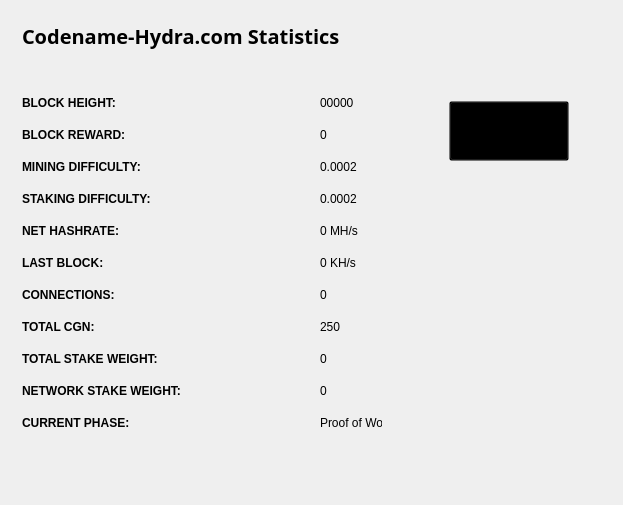
<?xml version="1.0" encoding="UTF-8"?>
<ui version="4.0">
 <class>StatisticsPage</class>
 <widget class="QWidget" name="StatisticsPage">
  <property name="windowModality">
   <enum>Qt::NonModal</enum>
  </property>
  <property name="geometry">
   <rect>
    <x>0</x>
    <y>0</y>
    <width>623</width>
    <height>505</height>
   </rect>
  </property>
  <property name="windowTitle">
   <string>Digging</string>
  </property>
  <property name="styleSheet">
   <string notr="true">color:#ffffff;
font-family:'Open Sans,sans-serif';</string>
  </property>
  <layout class="QGridLayout" name="gridLayout">
   <property name="sizeConstraint">
    <enum>QLayout::SetMaximumSize</enum>
   </property>
   <item row="0" column="1">
    <widget class="QFrame" name="frame">
     <property name="minimumSize">
      <size>
       <width>213</width>
       <height>0</height>
      </size>
     </property>
     <property name="styleSheet">
      <string notr="true">color: rgb(0, 0, 0);</string>
     </property>
     <property name="frameShape">
      <enum>QFrame::NoFrame</enum>
     </property>
     <property name="frameShadow">
      <enum>QFrame::Raised</enum>
     </property>
     <widget class="QPushButton" name="startButton">
      <property name="geometry">
       <rect>
        <x>50</x>
        <y>90</y>
        <width>120</width>
        <height>60</height>
       </rect>
      </property>
      <property name="sizePolicy">
       <sizepolicy hsizetype="Fixed" vsizetype="Fixed">
        <horstretch>0</horstretch>
        <verstretch>0</verstretch>
       </sizepolicy>
      </property>
      <property name="minimumSize">
       <size>
        <width>120</width>
        <height>60</height>
       </size>
      </property>
      <property name="styleSheet">
       <string notr="true">background:transparent; color: rgb(0, 0, 0);</string>
      </property>
      <property name="text">
       <string>Update Statistics</string>
      </property>
     </widget>
    </widget>
   </item>
   <item row="0" column="0">
    <widget class="QFrame" name="gridFrame_2">
     <layout class="QGridLayout" name="gridLayout_4">
      <item row="3" column="0">
       <layout class="QFormLayout" name="formLayout_2">
        <property name="fieldGrowthPolicy">
         <enum>QFormLayout::FieldsStayAtSizeHint</enum>
        </property>
        <property name="horizontalSpacing">
         <number>139</number>
        </property>
        <property name="verticalSpacing">
         <number>18</number>
        </property>
        <property name="rightMargin">
         <number>0</number>
        </property>
        <item row="1" column="0">
         <widget class="QLabel" name="label_14">
          <property name="styleSheet">
           <string notr="true">color: rgb(0, 0, 0);</string>
          </property>
          <property name="text">
           <string>&lt;html&gt;&lt;head/&gt;&lt;body&gt;&lt;p&gt;&lt;span style=&quot; font-weight:600; color: rgb(0, 0, 0);;&quot;&gt;BLOCK HEIGHT:&lt;/span&gt;&lt;/p&gt;&lt;/body&gt;&lt;/html&gt;</string>
          </property>
         </widget>
        </item>
        <item row="1" column="1">
         <widget class="QLabel" name="heightBox">
          <property name="styleSheet">
           <string notr="true">color: rgb(0, 0, 0);</string>
          </property>
          <property name="text">
           <string>00000</string>
          </property>
         </widget>
        </item>
        <item row="2" column="0">
         <widget class="QLabel" name="label_12">
          <property name="styleSheet">
           <string notr="true">color: rgb(0, 0, 255);</string>
          </property>
          <property name="text">
           <string>&lt;html&gt;&lt;head/&gt;&lt;body&gt;&lt;p&gt;&lt;span style=&quot; font-weight:600; color: rgb(0, 0, 0);;&quot;&gt;BLOCK REWARD:&lt;/span&gt;&lt;/p&gt;&lt;/body&gt;&lt;/html&gt;</string>
          </property>
         </widget>
        </item>
        <item row="2" column="1">
         <widget class="QLabel" name="rewardBox">
          <property name="styleSheet">
           <string notr="true">color: rgb(0, 0, 0);</string>
          </property>
          <property name="text">
           <string>0</string>
          </property>
         </widget>
        </item>
        <item row="3" column="0">
         <widget class="QLabel" name="label_13">
          <property name="styleSheet">
           <string notr="true">color: rgb(0, 0, 255);</string>
          </property>
          <property name="text">
           <string>&lt;html&gt;&lt;head/&gt;&lt;body&gt;&lt;p&gt;&lt;span style=&quot; font-weight:600; color: rgb(0, 0, 0);;&quot;&gt;MINING DIFFICULTY:&lt;/span&gt;&lt;/p&gt;&lt;/body&gt;&lt;/html&gt;</string>
          </property>
         </widget>
        </item>
        <item row="3" column="1">
         <widget class="QLabel" name="diffBox">
          <property name="styleSheet">
           <string notr="true">color: rgb(0, 0, 0);</string>
          </property>
          <property name="text">
           <string>0.0002</string>
          </property>
         </widget>
        </item>
        <item row="4" column="0">
         <widget class="QLabel" name="label_9">
          <property name="styleSheet">
           <string notr="true">color: rgb(0, 0, 255);</string>
          </property>
          <property name="text">
           <string>&lt;html&gt;&lt;head/&gt;&lt;body&gt;&lt;p&gt;&lt;span style=&quot; font-weight:600; color: rgb(0, 0, 0);;&quot;&gt;STAKING DIFFICULTY:&lt;/span&gt;&lt;/p&gt;&lt;/body&gt;&lt;/html&gt;</string>
          </property>
         </widget>
        </item>
        <item row="4" column="1">
         <widget class="QLabel" name="diffBox2">
          <property name="styleSheet">
           <string notr="true">color: rgb(0, 0, 0);</string>
          </property>
          <property name="text">
           <string>0.0002</string>
          </property>
         </widget>
        </item>
        <item row="5" column="1">
         <widget class="QLabel" name="pawrateBox">
          <property name="styleSheet">
           <string notr="true">color: rgb(0, 0, 0);</string>
          </property>
          <property name="text">
           <string>0 MH/s</string>
          </property>
         </widget>
        </item>
        <item row="6" column="0">
         <widget class="QLabel" name="label3_2">
          <property name="sizePolicy">
           <sizepolicy hsizetype="Preferred" vsizetype="Maximum">
            <horstretch>0</horstretch>
            <verstretch>0</verstretch>
           </sizepolicy>
          </property>
          <property name="styleSheet">
           <string notr="true">color: rgb(0, 0, 255);</string>
          </property>
          <property name="text">
           <string>&lt;html&gt;&lt;head/&gt;&lt;body&gt;&lt;p&gt;&lt;span style=&quot; font-weight:600; color: rgb(0, 0, 0);;&quot;&gt;LAST BLOCK:&lt;/span&gt;&lt;/p&gt;&lt;/body&gt;&lt;/html&gt;</string>
          </property>
         </widget>
        </item>
        <item row="6" column="1">
         <widget class="QLabel" name="localBox">
          <property name="styleSheet">
           <string notr="true">color: rgb(0, 0, 0);</string>
          </property>
          <property name="text">
           <string>0 KH/s</string>
          </property>
         </widget>
        </item>
        <item row="7" column="0">
         <widget class="QLabel" name="label1_2">
          <property name="styleSheet">
           <string notr="true">color: rgb(0, 0, 255);</string>
          </property>
          <property name="text">
           <string>&lt;html&gt;&lt;head/&gt;&lt;body&gt;&lt;p&gt;&lt;span style=&quot; font-weight:600; color: rgb(0, 0, 0);;&quot;&gt;CONNECTIONS:&lt;/span&gt;&lt;/p&gt;&lt;/body&gt;&lt;/html&gt;</string>
          </property>
         </widget>
        </item>
        <item row="7" column="1">
         <widget class="QLabel" name="connectionBox">
          <property name="styleSheet">
           <string notr="true">color: rgb(0, 0, 0);</string>
          </property>
          <property name="text">
           <string>0</string>
          </property>
         </widget>
        </item>
        <item row="8" column="0">
         <widget class="QLabel" name="label_8">
          <property name="styleSheet">
           <string notr="true">color: rgb(0, 0, 255);</string>
          </property>
          <property name="text">
           <string>&lt;html&gt;&lt;head/&gt;&lt;body&gt;&lt;p&gt;&lt;span style=&quot; font-weight:600; color: rgb(0, 0, 0);;&quot;&gt;TOTAL CGN:&lt;/span&gt;&lt;/p&gt;&lt;/body&gt;&lt;/html&gt;</string>
          </property>
         </widget>
        </item>
        <item row="8" column="1">
         <widget class="QLabel" name="volumeBox">
          <property name="styleSheet">
           <string notr="true">color: rgb(0, 0, 0);</string>
          </property>
          <property name="text">
           <string>250</string>
          </property>
         </widget>
        </item>
        <item row="9" column="0">
         <widget class="QLabel" name="label_10">
          <property name="styleSheet">
           <string notr="true">color: rgb(0, 0, 255);</string>
          </property>
          <property name="text">
           <string>&lt;html&gt;&lt;head/&gt;&lt;body&gt;&lt;p&gt;&lt;span style=&quot; font-weight:600; color: rgb(0, 0, 0);;&quot;&gt;TOTAL STAKE WEIGHT:&lt;/span&gt;&lt;/p&gt;&lt;/body&gt;&lt;/html&gt;</string>
          </property>
         </widget>
        </item>
        <item row="9" column="1">
         <widget class="QLabel" name="minBox">
          <property name="styleSheet">
           <string notr="true">color: rgb(0, 0, 0);</string>
          </property>
          <property name="text">
           <string>0</string>
          </property>
         </widget>
        </item>
        <item row="10" column="0">
         <widget class="QLabel" name="label_11">
          <property name="styleSheet">
           <string notr="true">color: rgb(0, 0, 255);</string>
          </property>
          <property name="text">
           <string>&lt;html&gt;&lt;head/&gt;&lt;body&gt;&lt;p&gt;&lt;span style=&quot; font-weight:600; color: rgb(0, 0, 0);;&quot;&gt;NETWORK STAKE WEIGHT:&lt;/span&gt;&lt;/p&gt;&lt;/body&gt;&lt;/html&gt;</string>
          </property>
         </widget>
        </item>
        <item row="10" column="1">
         <widget class="QLabel" name="maxBox">
          <property name="styleSheet">
           <string notr="true">color: rgb(0, 0, 0);</string>
          </property>
          <property name="text">
           <string>0</string>
          </property>
         </widget>
        </item>
        <item row="11" column="0">
         <widget class="QLabel" name="label_15">
          <property name="styleSheet">
           <string notr="true">color: rgb(0, 0, 255);</string>
          </property>
          <property name="text">
           <string>&lt;html&gt;&lt;head/&gt;&lt;body&gt;&lt;p&gt;&lt;span style=&quot; font-weight:600; color: rgb(0, 0, 0);;&quot;&gt;CURRENT PHASE:&lt;/span&gt;&lt;/p&gt;&lt;/body&gt;&lt;/html&gt;</string>
          </property>
         </widget>
        </item>
        <item row="11" column="1">
         <widget class="QLabel" name="cBox">
          <property name="styleSheet">
           <string notr="true">color: rgb(0, 0, 0);</string>
          </property>
          <property name="text">
           <string>Proof of Work</string>
          </property>
         </widget>
        </item>
        <item row="5" column="0">
         <widget class="QLabel" name="label_16">
          <property name="styleSheet">
           <string notr="true">color: rgb(0, 0, 255);</string>
          </property>
          <property name="text">
           <string>&lt;html&gt;&lt;head/&gt;&lt;body&gt;&lt;p&gt;&lt;span style=&quot; font-weight:600; color: rgb(0, 0, 0);;&quot;&gt;NET HASHRATE:&lt;/span&gt;&lt;/p&gt;&lt;/body&gt;&lt;/html&gt;</string>
          </property>
         </widget>
        </item>
       </layout>
      </item>
      <item row="1" column="0">
       <layout class="QHBoxLayout" name="horizontalLayout_4">
        <property name="spacing">
         <number>7</number>
        </property>
        <item>
         <widget class="QLabel" name="label_5">
          <property name="font">
           <font>
            <family>Open Sans,sans-serif</family>
           </font>
          </property>
          <property name="styleSheet">
           <string notr="true">color: rgb(0, 0, 0);</string>
          </property>
          <property name="text">
           <string>&lt;html&gt;&lt;head/&gt;&lt;body&gt;&lt;p&gt;&lt;span style=&quot; font-size:20px; font-weight:600; color: rgb(0, 0, 0);;&quot;&gt;Codename-Hydra.com Statistics&lt;/span&gt;&lt;/p&gt;&lt;/body&gt;&lt;/html&gt;</string>
          </property>
         </widget>
        </item>
        <item>
         <spacer name="horizontalSpacer_2">
          <property name="orientation">
           <enum>Qt::Horizontal</enum>
          </property>
          <property name="sizeHint" stdset="0">
           <size>
            <width>40</width>
            <height>20</height>
           </size>
          </property>
         </spacer>
        </item>
       </layout>
      </item>
      <item row="2" column="0">
       <spacer name="verticalSpacer_2">
        <property name="orientation">
         <enum>Qt::Vertical</enum>
        </property>
        <property name="sizeHint" stdset="0">
         <size>
          <width>20</width>
          <height>40</height>
         </size>
        </property>
       </spacer>
      </item>
     </layout>
    </widget>
   </item>
   <item row="1" column="0">
    <spacer name="verticalSpacer">
     <property name="orientation">
      <enum>Qt::Vertical</enum>
     </property>
     <property name="sizeHint" stdset="0">
      <size>
       <width>20</width>
       <height>40</height>
      </size>
     </property>
    </spacer>
   </item>
  </layout>
 </widget>
 <layoutdefault spacing="6" margin="11"/>
 <resources/>
 <connections/>
</ui>
